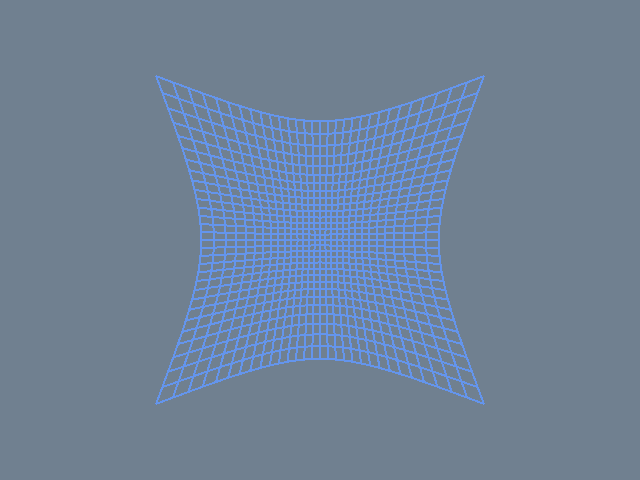

Here is the Python script that generated this plot:
#!/usr/bin/env python

# Demonstrate vtkWarpLens to apply barrel/pincushion lens distortion to
# a regular planar grid.

# Factory overrides: importing these modules registers the OpenGL rendering
# and interaction style implementations for vtkRenderingCore factory classes.
import vtkmodules.vtkInteractionStyle  # noqa: F401
import vtkmodules.vtkRenderingOpenGL2  # noqa: F401
# VTK pipeline classes used in this example
from vtkmodules.vtkFiltersGeneral import vtkWarpLens
from vtkmodules.vtkFiltersSources import vtkPlaneSource
from vtkmodules.vtkRenderingCore import (
    vtkActor,
    vtkPolyDataMapper,
    vtkRenderWindow,
    vtkRenderWindowInteractor,
    vtkRenderer,
)

# Colors (normalized RGB)
cornflower_blue_rgb = (0.392, 0.584, 0.929)
slate_gray_rgb = (0.439, 0.502, 0.565)

# Source: planar grid
plane_source = vtkPlaneSource()
plane_source.SetXResolution(30)
plane_source.SetYResolution(30)
plane_source.SetOrigin(-1, -1, 0)
plane_source.SetPoint1(1, -1, 0)
plane_source.SetPoint2(-1, 1, 0)

# Filter: apply lens distortion
warp_lens = vtkWarpLens()
warp_lens.SetInputConnection(plane_source.GetOutputPort())
warp_lens.SetPrincipalPoint(0, 0)
warp_lens.SetFormatWidth(2)
warp_lens.SetFormatHeight(2)
warp_lens.SetImageWidth(2)
warp_lens.SetImageHeight(2)
warp_lens.SetK1(0.4)
warp_lens.SetK2(0.05)
warp_lens.SetP1(0)
warp_lens.SetP2(0)

# Mapper: map the warped grid to graphics primitives
mapper = vtkPolyDataMapper()
mapper.SetInputConnection(warp_lens.GetOutputPort())

# Actor: assign the mapped geometry
actor = vtkActor()
actor.SetMapper(mapper)
actor.GetProperty().SetColor(cornflower_blue_rgb)
actor.GetProperty().SetRepresentationToWireframe()
actor.GetProperty().SetLineWidth(2)

# Renderer: assemble the scene
renderer = vtkRenderer()
renderer.AddActor(actor)
renderer.SetBackground(slate_gray_rgb)

# Render window: display the rendered scene
render_window = vtkRenderWindow()
render_window.AddRenderer(renderer)
render_window.SetWindowName("warp lens")
render_window.SetMultiSamples(0)
render_window.SetSize(640, 480)

# Interactor: handle mouse and keyboard events
render_window_interactor = vtkRenderWindowInteractor()
render_window_interactor.SetRenderWindow(render_window)

# Scene: configure the camera
renderer.ResetCamera()

# Start: launch the interactive visualization
render_window_interactor.Initialize()
render_window_interactor.Start()
